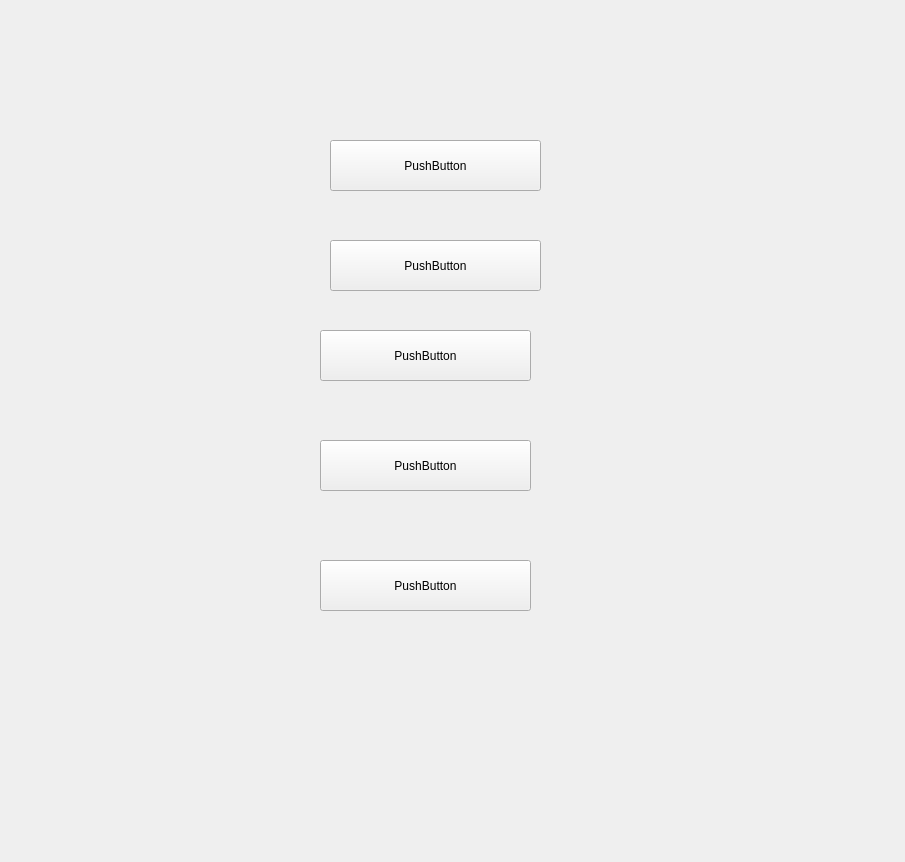
<?xml version="1.0" encoding="UTF-8"?>
<ui version="4.0">
 <class>Main_Interface</class>
 <widget class="QWidget" name="Main_Interface">
  <property name="geometry">
   <rect>
    <x>0</x>
    <y>0</y>
    <width>905</width>
    <height>862</height>
   </rect>
  </property>
  <property name="windowTitle">
   <string>Main_Interface</string>
  </property>
  <widget class="QPushButton" name="pushButton">
   <property name="geometry">
    <rect>
     <x>330</x>
     <y>140</y>
     <width>211</width>
     <height>51</height>
    </rect>
   </property>
   <property name="text">
    <string>PushButton</string>
   </property>
  </widget>
  <widget class="QPushButton" name="pushButton_2">
   <property name="geometry">
    <rect>
     <x>330</x>
     <y>240</y>
     <width>211</width>
     <height>51</height>
    </rect>
   </property>
   <property name="text">
    <string>PushButton</string>
   </property>
  </widget>
  <widget class="QPushButton" name="pushButton_3">
   <property name="geometry">
    <rect>
     <x>320</x>
     <y>330</y>
     <width>211</width>
     <height>51</height>
    </rect>
   </property>
   <property name="text">
    <string>PushButton</string>
   </property>
  </widget>
  <widget class="QPushButton" name="pushButton_4">
   <property name="geometry">
    <rect>
     <x>320</x>
     <y>440</y>
     <width>211</width>
     <height>51</height>
    </rect>
   </property>
   <property name="text">
    <string>PushButton</string>
   </property>
  </widget>
  <widget class="QPushButton" name="pushButton_5">
   <property name="geometry">
    <rect>
     <x>320</x>
     <y>560</y>
     <width>211</width>
     <height>51</height>
    </rect>
   </property>
   <property name="text">
    <string>PushButton</string>
   </property>
  </widget>
 </widget>
 <resources/>
 <connections/>
</ui>
